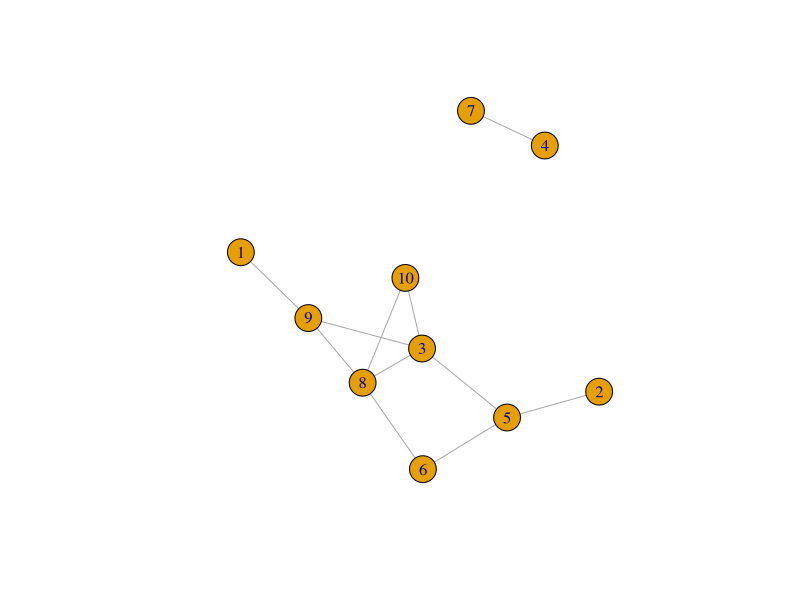
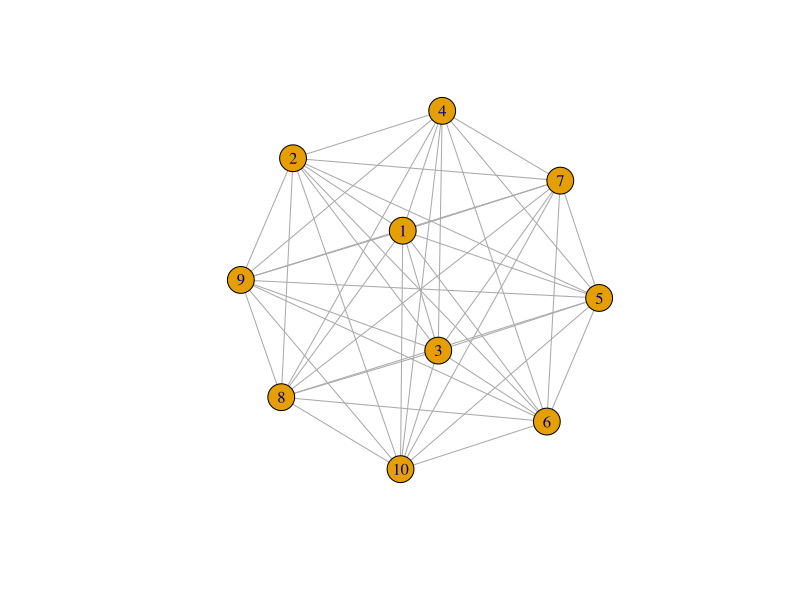
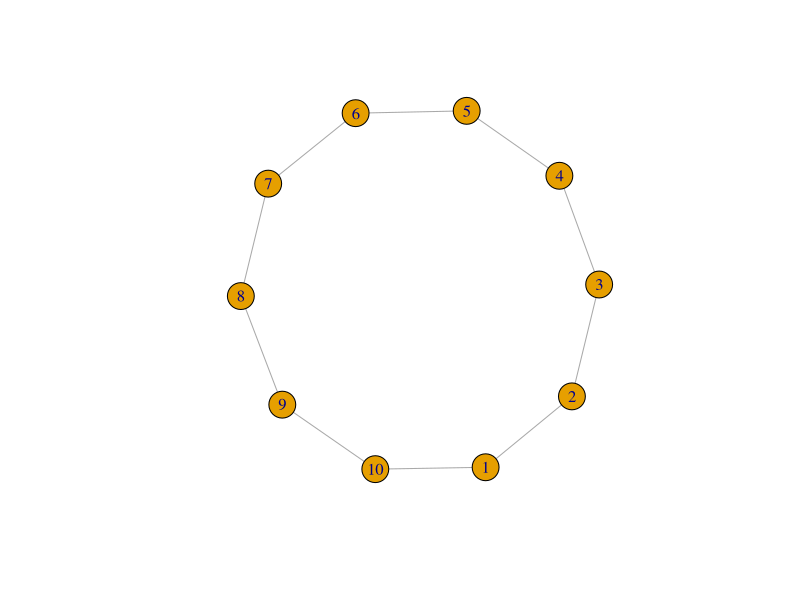
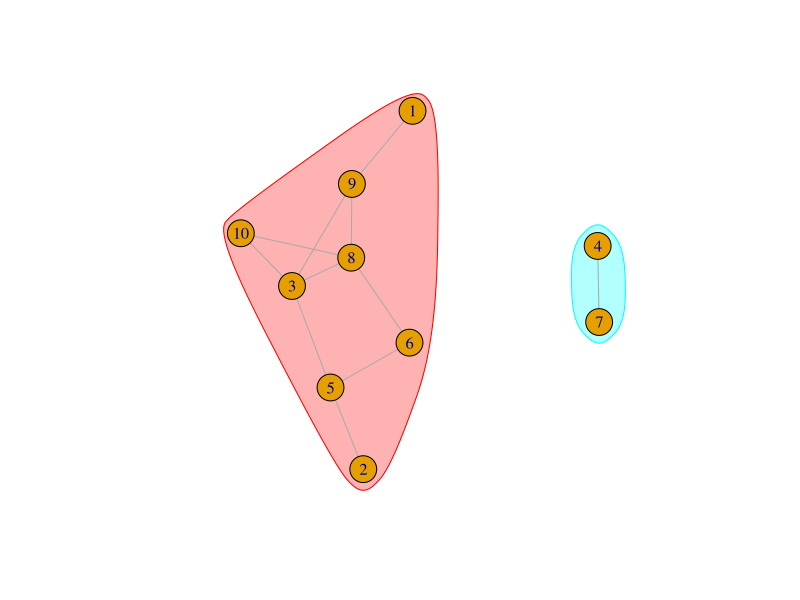
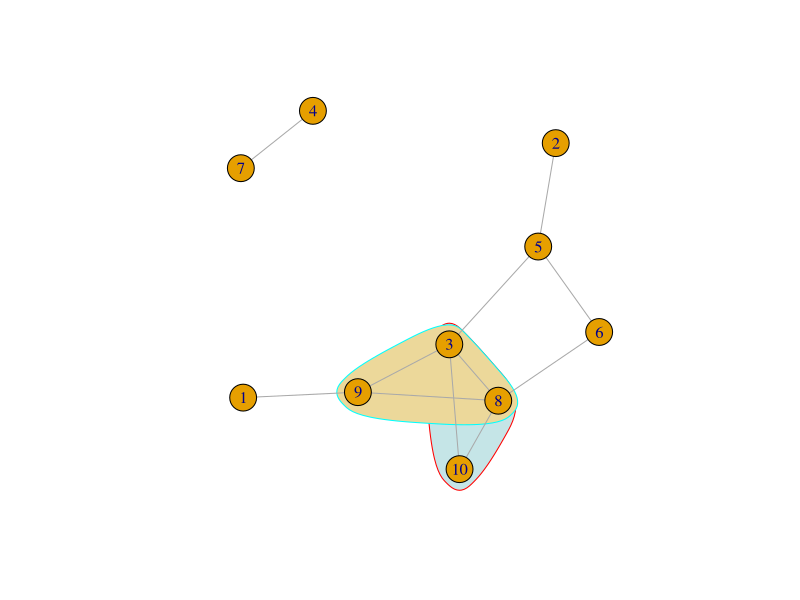
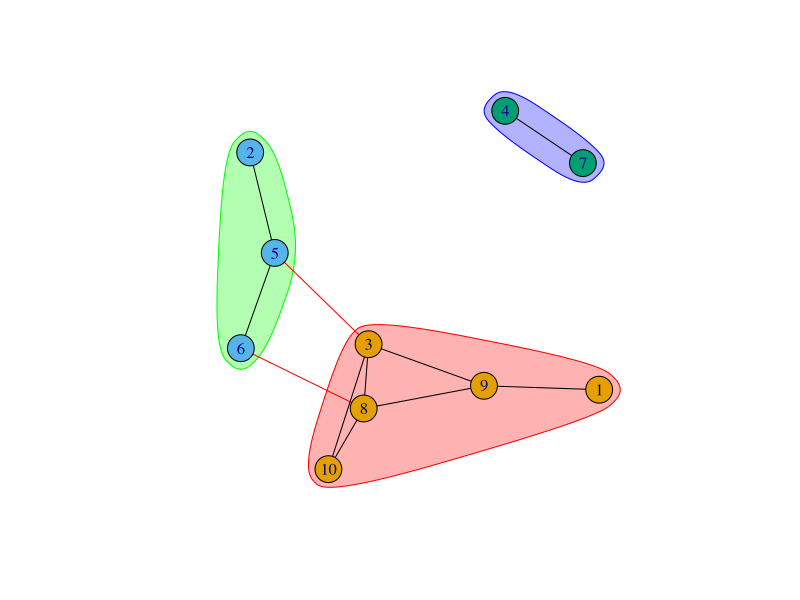

R code for these plots, in order:
## ---- chunk 1
knitr::opts_chunk$set(echo = TRUE)
## ---- chunk 2
library(igraph)
library(tidyverse)
library(ggraph)
library(gridExtra)
## ---- chunk 3
# generate random graph 
set.seed(12) 
gr <- sample_gnp(10, 0.3)
plot(gr)

## ---- chunk 4
# get degree for each node 
degree(gr, v=1:10)

# degree distribution
degree_distribution(gr) # probability for degree 0,1,2,3,4
## ---- chunk 5
# add random weight attribute
set.seed(12)
gr2 <- gr %>% set_edge_attr(
  "weight",index=E(gr),
  value=sample(seq(0,1,0.05),size=length(E(gr)))
)
# calculate strength
strength(gr2, weights = E(gr)$weight)
## ---- chunk 6
# count all edges from 1 to 10, regardless of direction 
distances(gr, v=1, to=10, mode="all", weights = NA)

# pairwise distance table 
distances(gr, mode="all")
## ---- chunk 7
# shortest path to connect
all_shortest_paths(gr, 1,10)$res


# all path to connect
all_simple_paths(gr, 1,10)

## ---- chunk 8
# two extreme classes -- full graph and ring graph
g1 = make_full_graph(10)
plot(g1)
transitivity(g1)

g2 = make_ring(10)
plot(g2)
transitivity(g2)

## ---- chunk 9
centr_degree(gr, mode="all")
centr_clo(gr, mode = "all")
centr_betw(gr, directed = FALSE)
centr_eigen(gr,directed = FALSE)
## ---- chunk 10
# decompose graph to connected components
dg <- decompose.graph(gr)
dg

# summary statics graph components
components(gr)

# plot components
coords <- layout_(gr, nicely())
plot(gr, layout=coords,
     mark.groups = split(as_ids(V(gr)), components(gr)$membership)
     )

## ---- chunk 11
# extract cliques that contain more than 3 vertices
cliques(gr, min=3)

# get cliques with largest number of vertices
largest_cliques(gr)

# plot cliques
cl <- cliques(gr, 3)

coords <- layout_(gr, nicely())
plot(gr, layout=coords,
     mark.groups=lapply(cl, function(g){as_ids(g)}), 
     mark.col=c("#C5E5E7","#ECD89A"))

## ---- chunk 12
# cluster graph using walktrap method, turn a ”communities” object
wtc <- cluster_walktrap(gr) 
wtc

# find membership for each vertex
membership(wtc)

# calculate modularity for walktrap clustering on this graph
modularity(wtc) 

# plot community
coords <- layout_(gr, nicely())
plot(wtc, gr, layout=coords)
